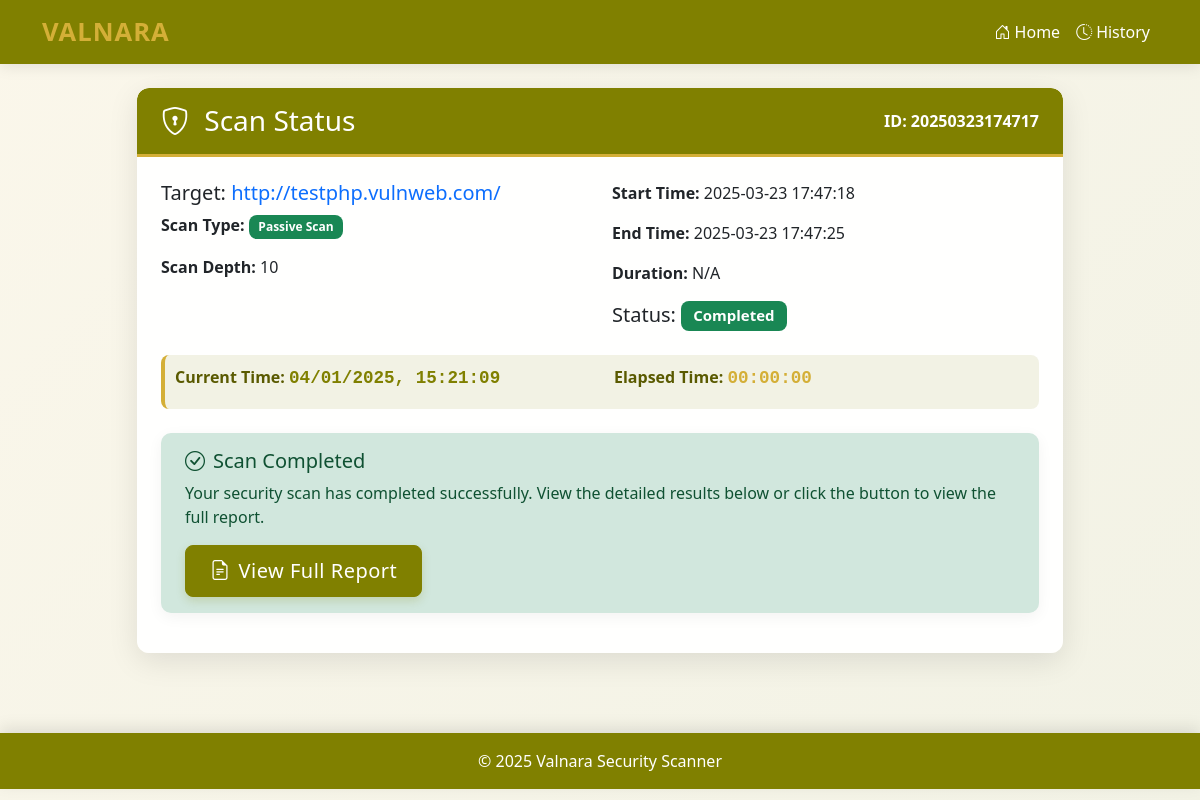
Page /scan_status/20250323174717 on the committed database.
### database/models.py (models this page shows, shortened)
class ScanResult(db.Model):
    id = db.Column(db.String(20), primary_key=True)  # Using timestamp-based ID
    url = db.Column(db.String(255), nullable=False)
    scan_type = db.Column(db.Integer, nullable=False)
    scan_depth = db.Column(db.Integer, nullable=False)
    is_wordpress = db.Column(db.Boolean, default=False)
    status = db.Column(db.String(20), nullable=False)
    start_time = db.Column(db.String(30), nullable=False)
    end_time = db.Column(db.String(30), nullable=True)
    results_data = db.Column(db.Text, nullable=True)  # Store JSON data
    def to_dict(self):
        data = {
            'id': self.id,
            'url': self.url,
            'scan_type': self.scan_type,
            'scan_depth': self.scan_depth,
            'is_wordpress': self.is_wordpress,
            'status': self.status,
            'start_time': self.start_time,
            'end_time': self.end_time
        }
        if self.results_data:
            data['results'] = json.loads(self.results_data)
        return data

### app.py (the view)
@app.route('/scan_status/<scan_id>')
def scan_status(scan_id):
    scan_info = session.get('current_scan')
    if not scan_info or scan_info['id'] != scan_id:
        scan_info = get_scan_by_id(scan_id)
        if not scan_info:
            flash('Scan not found', 'danger')
            return redirect(url_for('index'))
        session['current_scan'] = scan_info
        session.modified = True
    print(f"Rendering scan status page for scan {scan_id}, status: {scan_info['status']}")
    return render_template('scan.html', scan=scan_info, scan_id=scan_id)

### database/operations.py (called while the page is built)
def get_scan_by_id(scan_id):
    scan = ScanResult.query.get(scan_id)
    if scan:
        return scan.to_dict()
    return None

### templates/scan.html (shortened to what this page needs)
{% extends "base.html" %}
{% block extra_css %}
<link rel="stylesheet" href="https://cdn.jsdelivr.net/npm/bootstrap-icons@1.10.0/font/bootstrap-icons.css">
{% endblock %}
{% block content %}
<div class="row justify-content-center">
    <div class="col-md-10">
        <div class="card" id="scan-status-container" data-scan-id="{{ scan_id }}" data-scan-status="{{ scan.status }}" data-start-time="{{ scan.start_time }}">
            <div class="card-header">
                <div class="d-flex justify-content-between align-items-center">
                    <h3 class="mb-0">
                        <i class="bi bi-shield-lock me-2"></i>
                        Scan Status
                    </h3>
                    <span class="text-white">ID: {{ scan_id }}</span>
                </div>
            </div>
            <div class="card-body">
                <div class="mb-4">
                    <div class="row">
                        <div class="col-md-6">
                            <h5>Target: <span class="text-primary">{{ scan.url }}</span></h5>
                            <p>
                                <strong>Scan Type:</strong>
                                {% if scan.scan_type == 1 %}
                                    <span class="badge bg-info">Spider Scan</span>
                                {% elif scan.scan_type == 2 %}
                                    <span class="badge bg-info">Ajax Spider Scan</span>
                                {% elif scan.scan_type == 3 %}
                                    <span class="badge bg-warning">Active Scan</span>
                                {% elif scan.scan_type == 4 %}
                                    <span class="badge bg-success">Passive Scan</span>
                                {% elif scan.scan_type == 5 %}
                                    <span class="badge bg-danger">DOM XSS Scan</span>
                                {% endif %}
                            </p>
                            <p><strong>Scan Depth:</strong> {{ scan.scan_depth }}</p>
                        </div>
                        <div class="col-md-6">
                            <p><strong>Start Time:</strong> {{ scan.start_time }}</p>
                            {% if scan.status == 'completed' and scan.end_time %}
                                <p><strong>End Time:</strong> {{ scan.end_time }}</p>
                                <p><strong>Duration:</strong>
                                    {% if scan.results and scan.results.scan_info %}
                                        {% set duration = scan.results.scan_info.get(scan.scan_type|string, {}).get('duration_formatted', 'N/A') %}
                                        {{ duration }}
                                    {% else %}
                                        N/A
                                    {% endif %}
                                </p>
                            {% endif %}
                            <h5 class="mt-3">Status:
                                {% if scan.status == 'pending' %}
                                    <span class="badge bg-secondary">Pending</span>
                                {% elif scan.status == 'running' %}
                                    <span class="badge bg-primary pulse">Running</span>
                                {% elif scan.status == 'completed' %}
                                    <span class="badge bg-success">Completed</span>
                                {% elif scan.status == 'failed' %}
                                    <span class="badge bg-danger">Failed</span>
                                {% endif %}
                            </h5>
                        </div>
                    </div>
                    <div class="timer-container mt-3">
                        <div class="row">
                            <div class="col-md-6">
                                <div class="mb-2">
                                    <span class="timer-label">Current Time:</span>
                                    <span id="current-timestamp" class="timer-value timestamp"></span>
                                </div>
                            </div>
                            <div class="col-md-6">
                                <div class="mb-2">
                                    <span class="timer-label">Elapsed Time:</span>
                                    <span id="elapsed-time" class="timer-value elapsed">00:00:00</span>
                                </div>
                            </div>
                        </div>
                    </div>
                </div>
                {% if scan.status == 'pending' %}
                    <div class="alert alert-info mt-3">
                        <h5><i class="bi bi-info-circle me-2"></i>Ready to Start</h5>
                        <p>Your scan is ready to start. Click the button below to begin the security assessment.</p>
                        <form action="/start_scan/{{ scan_id }}" method="post" id="start-scan-form">
                            <button type="submit" class="btn btn-primary btn-lg">
                                <i class="bi bi-play-fill me-2"></i>Start Scan
                            </button>
                        </form>
                    </div>
                {% elif scan.status == 'completed' %}
                    <div class="alert alert-success mt-3">
                        <h5><i class="bi bi-check-circle me-2"></i>Scan Completed</h5>
                        <p>Your security scan has completed successfully. View the detailed results below or click the button to view the full report.</p>
                        <a href="{{ url_for('results', scan_id=scan_id) }}" class="btn btn-primary btn-lg">
                            <i class="bi bi-file-earmark-text me-2"></i>View Full Report
                        </a>
                    </div>
                {% endif %}
            </div>
        </div>
    </div>
</div>
{% endblock %}

### static/css/main.css (style rules this page uses)
:root { --golden: #D4AF37; --olive: #808000; --olive-light: #A9A957; --olive-dark: #5A5A00; --golden-light: #F1D78C; --bg-gradient: linear-gradient(135deg, rgba(212,175,55,0.1) 0%, rgba(128,128,0,0.1) 100%); }
body { background: var(--bg-gradient); min-height: 100vh; font-family: 'Segoe UI', Tahoma, Geneva, Verdana, sans-serif; }

### templates/base.html (style rules this page uses)
:root { --golden: #D4AF37; --olive: #808000; --olive-light: #A9A957; --olive-dark: #5A5A00; --golden-light: #F1D78C; --bg-gradient: linear-gradient(135deg, rgba(212,175,55,0.1) 0%, rgba(128,128,0,0.1) 100%); }
body { background: var(--bg-gradient); min-height: 100vh; font-family: 'Segoe UI', Tahoma, Geneva, Verdana, sans-serif; }
.card { background-color: rgba(255, 255, 255, 0.95); border-radius: 12px; box-shadow: 0 8px 30px rgba(0, 0, 0, 0.1); border: none; overflow: hidden; margin-bottom: 2rem; }
.card-header { background-color: var(--olive); color: white; font-weight: 600; padding: 1rem 1.5rem; border-radius: 12px 12px 0 0 !important; border-bottom: 3px solid var(--golden); }
.card-body { padding: 1.5rem; }
.btn-primary { background-color: var(--olive); border-color: var(--olive); padding: 0.6rem 1.5rem; font-weight: 500; letter-spacing: 0.5px; box-shadow: 0 4px 10px rgba(128,128,0,0.2); transition: all 0.3s ease; }
.alert { border-radius: 10px; padding: 1rem 1.5rem; border: none; box-shadow: 0 4px 15px rgba(0,0,0,0.05); }
.badge { padding: 0.5em 0.8em; font-weight: 600; border-radius: 8px; }

### templates/scan.html (style rules this page uses)
.timer-container { background-color: rgba(128, 128, 0, 0.1); border-radius: 8px; padding: 10px; margin-top: 10px; margin-bottom: 10px; border-left: 4px solid var(--golden); }
.timer-label { font-weight: bold; color: var(--olive-dark); }
.timer-value { font-family: 'Courier New', monospace; font-size: 1.1rem; font-weight: bold; }
.timestamp { color: var(--olive); }
.elapsed { color: var(--golden); }

### rows in the picture
ScanResult: url "http://testphp.vulnweb.com/", start_time "2025-03-23 17:47:18", end_time "2025-03-23 17:47:25"

### other values in the picture
{{ scan_id }} "20250323174717"
{{ scan.scan_depth }} "10"
{{ duration }} "N/A"
